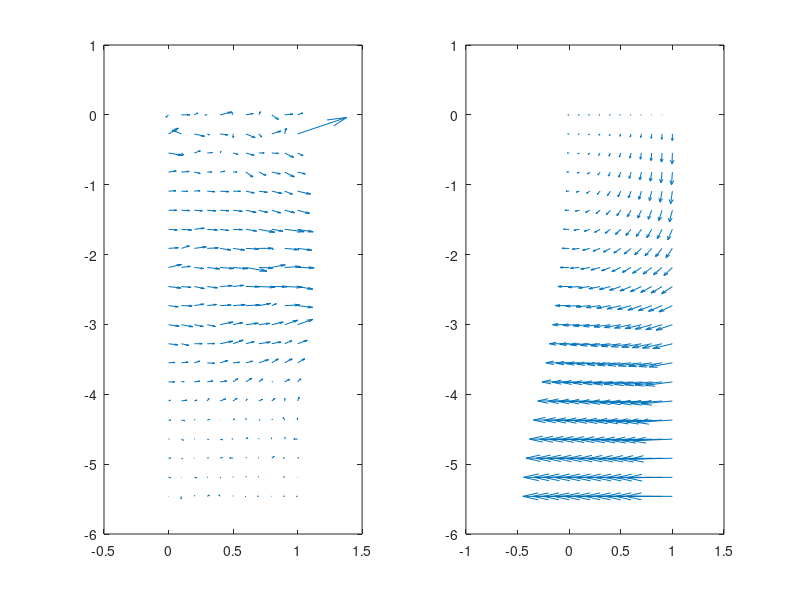

MATLAB code for this plot: (Note: this script raises an error after producing the figure.)
%% Load E-field data for hop checking.
% nonAd.m loads data from nonadiabatic.dat generated by COMSOL
function hopgrid = nonAdClusterSwitching()

%fprintf('Loading File: ')
all = importdata('nonadiabatic_switching.dat',' ',9);
all = all.data;

%fprintf('Reading xyz columns: ')
x = all(:,1);
y = all(:,2);
z = all(:,3);

% x,y have same range, z different. Get lookups that tell you, given
% an x vale x0, what ordinal it is, e.g. the 5th x-value.
ux = unique(x);
np = length(ux);
uz = unique(z);
npz = length(uz);
ntp = np*np*npz;
sp = max(diff(ux));
spz = max(diff(uz));
mp = min(ux);
mpz = min(uz);
l = @(x0) int16((x0 - mp)/sp + 1);
lz = @(z0) int16((z0 - mpz)/spz + 1);

% Get a single dimension matrix lookup index out of a triple index, for
% each row of the input data file.
fprintf('Loading linear indices: ')
xyz = sub2ind([np np npz],l(x),l(y),lz(z));

% Initialize all matrices
Ex = zeros([np np npz]);
Ey = zeros([np np npz]);
Ez = zeros([np np npz]);
xx = zeros([np np npz]);
yy = zeros([np np npz]);
zz = zeros([np np npz]);


% Fill all matrices
% fprintf('Filling Matrices: ')
xx(xyz) = x;
yy(xyz) = y;
zz(xyz) = z;
Ex(xyz) = all(:,4);
Ey(xyz) = all(:,5);
Ez(xyz) = all(:,6);

% Remove NaNs
nn(xyz) = isnan(Ex);
fprintf('NaNs: %d',sum(nn(:)))

Ex(nn) = 0;
Ey(nn) = 0;
Ez(nn) = 0;

%% Now we need to infer by symmetry...
% To get the fields after switching.
% 
Ex2 = zeros([np np npz]);
Ey2 = zeros([np np npz]);
Ez2 = zeros([np np npz]);

Ex2(:,:,end:-1:1) = Ey;
Ey2(:,:,end:-1:1) = -Ex;
Ez2(:,:,end:-1:1) = -Ez;
Ez2 = permute(Ez,[2 1 3]);

%typing convenience
quivers = @(a,b,c,d) quiver(squeeze(a),squeeze(b),squeeze(c),squeeze(d));

% Okay that was some serious reflection. Let's confirm it worked.
figure;
subplot(1,2,1)
p = 1;
quivers(xx(:,p,:),zz(:,p,:),Ex(:,p,:),Ez(:,p,:))
subplot(1,2,2)
quivers(xx(:,p,:),zz(:,p,:),Ex2(:,p,:),Ez2(:,p,:))
%% Now we Loop through and check hopping probability
hopgrid = zeros(np);
zzz = zz(1,1,:);
parfor k=1:np*np
    i = mod(k-1,np) + 1;
    j = floor((k-1)/np)+1;
    hopgrid(k) = checkHops(zzz,Ex(i,j,:),Ey(i,j,:),Ez(i,j,:),750000);
end

end
